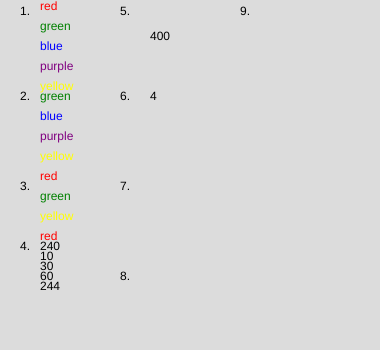
Frame 1 (no input)
Frame 60 (no input): identical to frame 1, image omitted
Frame 120 (the mouse pressed at the canvas centre since frame 60): identical to frame 1, image omitted

The p5.js sketch that drew this single still picture (run headless with seeded random() and noise() and a simulated clock; from frame 60 on, the mouse is pressed at the canvas centre):

// p5.js sketch
// ── sketch.js
// Variabelen

let kleurenR = [];

let getalR = [];
 
function setup() {
  createCanvas(380, 350);

  for (let i = 0; i < 5; i++) {
    kleurenR.push(color(random(255), random(255), random(255)));
  }

  for (let i = 0; i < 12; i++) {
    getalR.push(round(random(0,100)));
  }
}
 
function draw() {
  background(220);

  text("1." ,20, 15);
  text("2.", 20, 100);
  text("3.", 20, 190);
  text("4.", 20, 250);
  text("5.", 120, 15);
  text("6.", 120, 100);
  text("7.", 120, 190);
  text("8.", 120, 280);
  text("9.", 240, 15);


//1. Kleuren in een array

let kleuren = [ "red", "green", "blue", "purple", "yellow"];
  for ( let i = 0; i < kleuren.length; i++) {
    fill(kleuren[i]);
    text((kleuren[i]),40, 10 + i * 20);
}


//2: Pas de array aan met pop

  kleuren.shift("red");
  kleuren.push("red");

  for ( let i = 0; i < kleuren.length; i++) {
    fill(kleuren[i]);
    text((kleuren[i]),40, 100 + i * 20);
}


//3: Twee kleuren weghalen

  kleuren.splice(1,2);

  for ( let i = 0; i < kleuren.length; i++) {
    fill(kleuren[i]);
    text((kleuren[i]),40, 200 + i * 20);
}

fill(0);


//4: Getallen filteren

  let getallen = [400, 240, 10, 490, 30, 60, 244, 500, 301, 300];
  let teller = 0;

    for (let i = 0; i < getallen.length; i++) {
    if (getallen[i] < 300){
      text(getallen[i], 40, 250 + teller * 10);
    teller++;
    }
  }


//5: Meerdere arrays optellen bij elkaar

  let totaal = 0;
  let getalA = [3, 55, 93, 20, 102, 6];
  let getalB = [14, 22, 80, 5];
    for (let i = 0; i < getalA.length; i++) {
      totaal = totaal + getalA[i];
    }
    for (let i = 0; i < getalB.length; i++) {
      totaal = totaal + getalB[i];
    }
    text(totaal, 150,40)
  
  let woord = "Overheidsfinancieringstekort."
  let E = 0
    for(let i = 0; i < woord.length; i++)
    {
      if ( woord[i] == "e")
      {
        E++;
      }
    }
    text(E,150, 100 )

}
